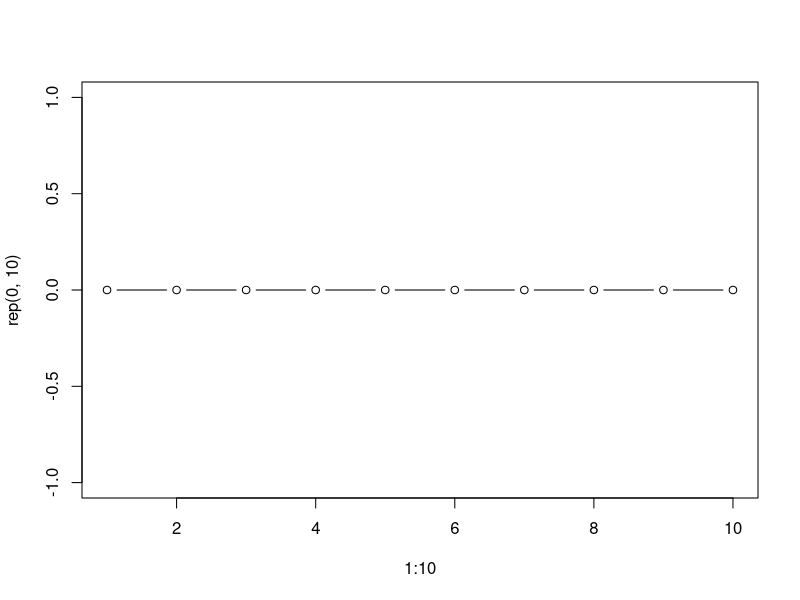

The R script that drew this image:
## ---- chunk 1
plot(1:10,rep(0,10),type="b")
## ---- chunk 2
#0=cara, 1=escudo
set.seed(999)
aux<-rbinom(1000,1,0.5)
aux
sum(aux)
## ---- chunk 3
#relativar 
px<-(1:6)/sum(1:6)
sum(px[c(2,4,6)])
## ---- chunk 4
sum((1:200 %% 7)==0)
## ---- chunk 5
n<-1:100
sum((3*n+10)<=200)
## ---- chunk 6
A<-rbind(c(20,20,10),c(10,10,20),c(30,50,30))
colnames(A)<-c("A","B","C")
rownames(A)<-c("POL","ACA","RES")
knitr::kable(addmargins(A))
